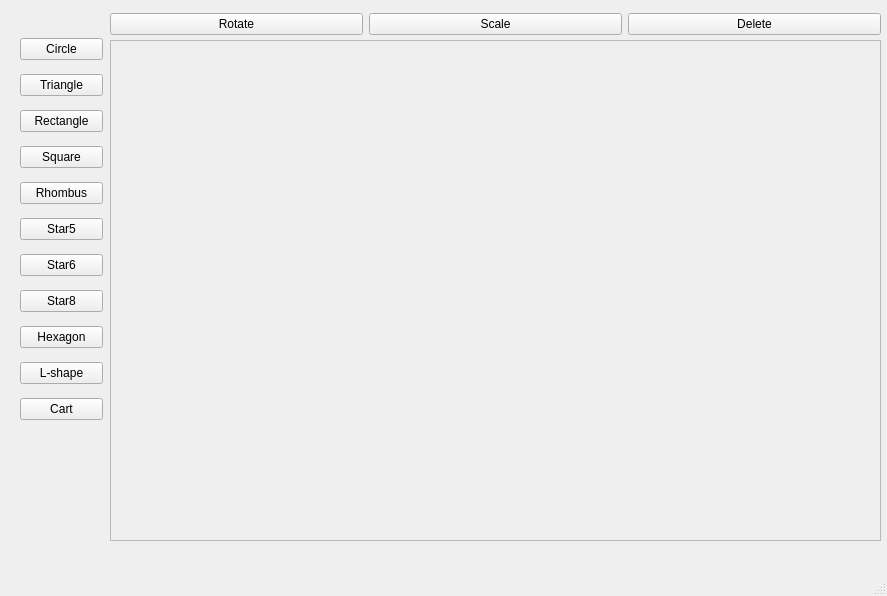
<?xml version="1.0" encoding="UTF-8"?>
<ui version="4.0">
 <class>mainwindow</class>
 <widget class="QMainWindow" name="mainwindow">
  <property name="geometry">
   <rect>
    <x>0</x>
    <y>0</y>
    <width>887</width>
    <height>596</height>
   </rect>
  </property>
  <property name="windowTitle">
   <string>mainwindow</string>
  </property>
  <widget class="QWidget" name="centralwidget">
   <widget class="QWidget" name="horizontalLayoutWidget">
    <property name="geometry">
     <rect>
      <x>110</x>
      <y>9</y>
      <width>771</width>
      <height>31</height>
     </rect>
    </property>
    <layout class="QHBoxLayout" name="horizontalLayout">
     <item>
      <widget class="QPushButton" name="btnRotate">
       <property name="text">
        <string>Rotate</string>
       </property>
      </widget>
     </item>
     <item>
      <widget class="QPushButton" name="btnScale">
       <property name="text">
        <string>Scale</string>
       </property>
      </widget>
     </item>
     <item>
      <widget class="QPushButton" name="btnDelete">
       <property name="text">
        <string>Delete</string>
       </property>
      </widget>
     </item>
    </layout>
   </widget>
   <widget class="Canva" name="canva">
    <property name="geometry">
     <rect>
      <x>110</x>
      <y>40</y>
      <width>771</width>
      <height>501</height>
     </rect>
    </property>
    <property name="frameShape">
     <enum>QFrame::Shape::StyledPanel</enum>
    </property>
    <property name="frameShadow">
     <enum>QFrame::Shadow::Raised</enum>
    </property>
   </widget>
   <widget class="QWidget" name="verticalLayoutWidget">
    <property name="geometry">
     <rect>
      <x>20</x>
      <y>30</y>
      <width>83</width>
      <height>401</height>
     </rect>
    </property>
    <layout class="QVBoxLayout" name="verticalLayout">
     <item>
      <widget class="QPushButton" name="btnAddCircle">
       <property name="text">
        <string>Circle</string>
       </property>
      </widget>
     </item>
     <item>
      <widget class="QPushButton" name="btnAddTriangle">
       <property name="text">
        <string>Triangle</string>
       </property>
      </widget>
     </item>
     <item>
      <widget class="QPushButton" name="btnAddRect">
       <property name="text">
        <string>Rectangle</string>
       </property>
      </widget>
     </item>
     <item>
      <widget class="QPushButton" name="btnAddSquare">
       <property name="text">
        <string>Square</string>
       </property>
      </widget>
     </item>
     <item>
      <widget class="QPushButton" name="btnAddRhombus">
       <property name="text">
        <string>Rhombus</string>
       </property>
      </widget>
     </item>
     <item>
      <widget class="QPushButton" name="btnAddStar5">
       <property name="text">
        <string>Star5</string>
       </property>
      </widget>
     </item>
     <item>
      <widget class="QPushButton" name="btnAddStar6">
       <property name="text">
        <string>Star6</string>
       </property>
      </widget>
     </item>
     <item>
      <widget class="QPushButton" name="btnAddStar8">
       <property name="text">
        <string>Star8</string>
       </property>
      </widget>
     </item>
     <item>
      <widget class="QPushButton" name="btnAddHexagon">
       <property name="text">
        <string>Hexagon</string>
       </property>
      </widget>
     </item>
     <item>
      <widget class="QPushButton" name="btnAddLShape">
       <property name="text">
        <string>L-shape</string>
       </property>
      </widget>
     </item>
     <item>
      <widget class="QPushButton" name="btnAddCart">
       <property name="text">
        <string>Cart</string>
       </property>
      </widget>
     </item>
    </layout>
   </widget>
  </widget>
  <widget class="QMenuBar" name="menubar">
   <property name="geometry">
    <rect>
     <x>0</x>
     <y>0</y>
     <width>887</width>
     <height>33</height>
    </rect>
   </property>
  </widget>
  <widget class="QStatusBar" name="statusbar"/>
 </widget>
 <customwidgets>
  <customwidget>
   <class>Canva</class>
   <extends>QFrame</extends>
   <header location="global">canva.h</header>
   <container>1</container>
  </customwidget>
 </customwidgets>
 <resources/>
 <connections/>
</ui>
